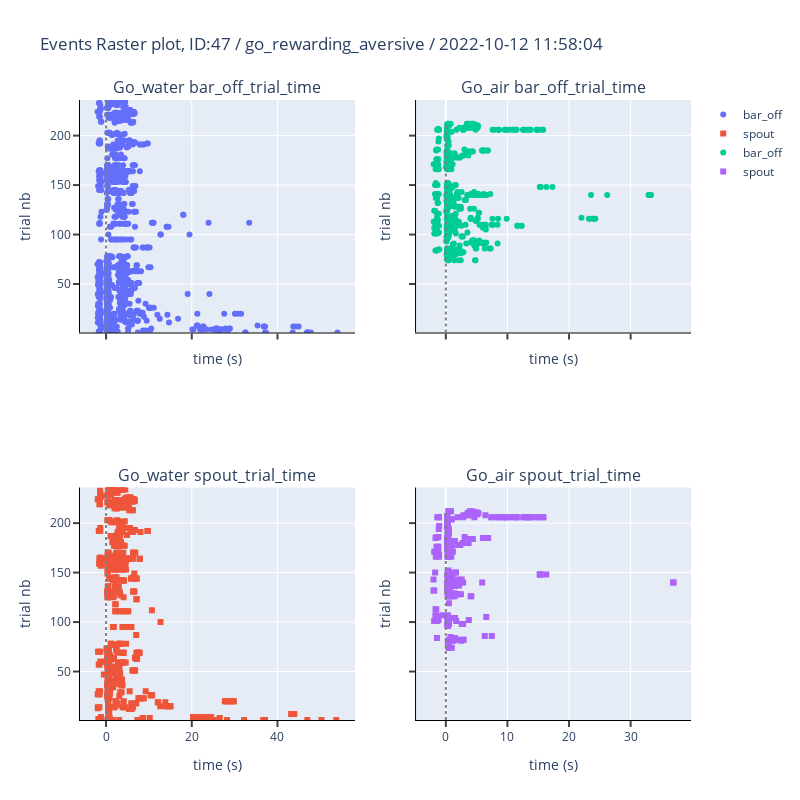

The code cell stored with this chart in its notebook:
### Code cell
exp_cohort_subset.sessions[-1].plot_trials_events(['bar_off','spout'])

### Figure 1 — Plotly figure (JSON) as saved in the notebook; plotly's stock layout.template omitted (floating-point values rounded to 4 significant figures; data arrays with more than 128 entries replaced by an {"elided": "..."} marker saying what was removed)
{"data": [{"marker": {"symbol": "circle"}, "mode": "markers", "name": "bar_off", "type": "scatter", "x": {"elided": "1043 float values"}, "xaxis": "x", "y": {"elided": "1043 int values"}, "yaxis": "y"}, {"marker": {"symbol": "square"}, "mode": "markers", "name": "spout", "type": "scatter", "x": {"elided": "729 float values"}, "xaxis": "x3", "y": {"elided": "729 int values"}, "yaxis": "y3"}, {"marker": {"symbol": "circle"}, "mode": "markers", "name": "bar_off", "type": "scatter", "x": {"elided": "484 float values"}, "xaxis": "x2", "y": {"elided": "484 int values"}, "yaxis": "y2"}, {"marker": {"symbol": "square"}, "mode": "markers", "name": "spout", "type": "scatter", "x": {"elided": "286 float values"}, "xaxis": "x4", "y": {"elided": "286 int values"}, "yaxis": "y4"}], "layout": {"annotations": [{"font": {"size": 16}, "showarrow": false, "text": "Go_water bar_off_trial_time", "x": 0.225, "xanchor": "center", "xref": "paper", "y": 1, "yanchor": "bottom", "yref": "paper"}, {"font": {"size": 16}, "showarrow": false, "text": "Go_air bar_off_trial_time", "x": 0.775, "xanchor": "center", "xref": "paper", "y": 1, "yanchor": "bottom", "yref": "paper"}, {"font": {"size": 16}, "showarrow": false, "text": "Go_water spout_trial_time", "x": 0.225, "xanchor": "center", "xref": "paper", "y": 0.375, "yanchor": "bottom", "yref": "paper"}, {"font": {"size": 16}, "showarrow": false, "text": "Go_air spout_trial_time", "x": 0.775, "xanchor": "center", "xref": "paper", "y": 0.375, "yanchor": "bottom", "yref": "paper"}], "height": 800, "shapes": [{"line": {"color": "Grey", "dash": "dot", "width": 2}, "type": "line", "x0": 0, "x1": 0, "xref": "x", "y0": 1, "y1": 236, "yref": "y"}, {"line": {"color": "Grey", "dash": "dot", "width": 2}, "type": "line", "x0": 0, "x1": 0, "xref": "x3", "y0": 1, "y1": 236, "yref": "y3"}, {"line": {"color": "Grey", "dash": "dot", "width": 2}, "type": "line", "x0": 0, "x1": 0, "xref": "x2", "y0": 1, "y1": 212, "yref": "y2"}, {"line": {"color": "Grey", "dash": "dot", "width": 2}, "type": "line", "x0": 0, "x1": 0, "xref": "x4", "y0": 1, "y1": 212, "yref": "y4"}], "title": {"text": "Events Raster plot, ID:47 / go_rewarding_aversive / 2022-10-12 11:58:04"}, "width": 800, "xaxis": {"anchor": "y", "autorange": true, "domain": [0, 0.45], "linecolor": "black", "matches": "x3", "showline": true, "showticklabels": false, "tickfont": {"size": 12}, "ticklen": 6, "ticks": "outside", "tickwidth": 2, "title": {"text": "time (s)"}}, "xaxis2": {"anchor": "y2", "autorange": true, "domain": [0.55, 1], "linecolor": "black", "matches": "x4", "showline": true, "showticklabels": false, "tickfont": {"size": 12}, "ticklen": 6, "ticks": "outside", "tickwidth": 2, "title": {"text": "time (s)"}}, "xaxis3": {"anchor": "y3", "autorange": true, "domain": [0, 0.45], "linecolor": "black", "showline": true, "tickfont": {"size": 12}, "ticklen": 6, "ticks": "outside", "tickwidth": 2, "title": {"text": "time (s)"}}, "xaxis4": {"anchor": "y4", "autorange": true, "domain": [0.55, 1], "linecolor": "black", "showline": true, "tickfont": {"size": 12}, "ticklen": 6, "ticks": "outside", "tickwidth": 2, "title": {"text": "time (s)"}}, "yaxis": {"anchor": "x", "domain": [0.625, 1], "linecolor": "black", "range": [1, 236], "showgrid": true, "showline": true, "tickfont": {"size": 12}, "ticklen": 6, "ticks": "outside", "tickwidth": 2, "title": {"text": "trial nb"}}, "yaxis2": {"anchor": "x2", "domain": [0.625, 1], "linecolor": "black", "matches": "y", "range": [1, 212], "showgrid": true, "showline": true, "showticklabels": false, "tickfont": {"size": 12}, "ticklen": 6, "ticks": "outside", "tickwidth": 2, "title": {"text": "trial nb"}}, "yaxis3": {"anchor": "x3", "domain": [0, 0.375], "linecolor": "black", "range": [1, 236], "showgrid": true, "showline": true, "tickfont": {"size": 12}, "ticklen": 6, "ticks": "outside", "tickwidth": 2, "title": {"text": "trial nb"}}, "yaxis4": {"anchor": "x4", "domain": [0, 0.375], "linecolor": "black", "matches": "y3", "range": [1, 212], "showgrid": true, "showline": true, "showticklabels": false, "tickfont": {"size": 12}, "ticklen": 6, "ticks": "outside", "tickwidth": 2, "title": {"text": "trial nb"}}}}
